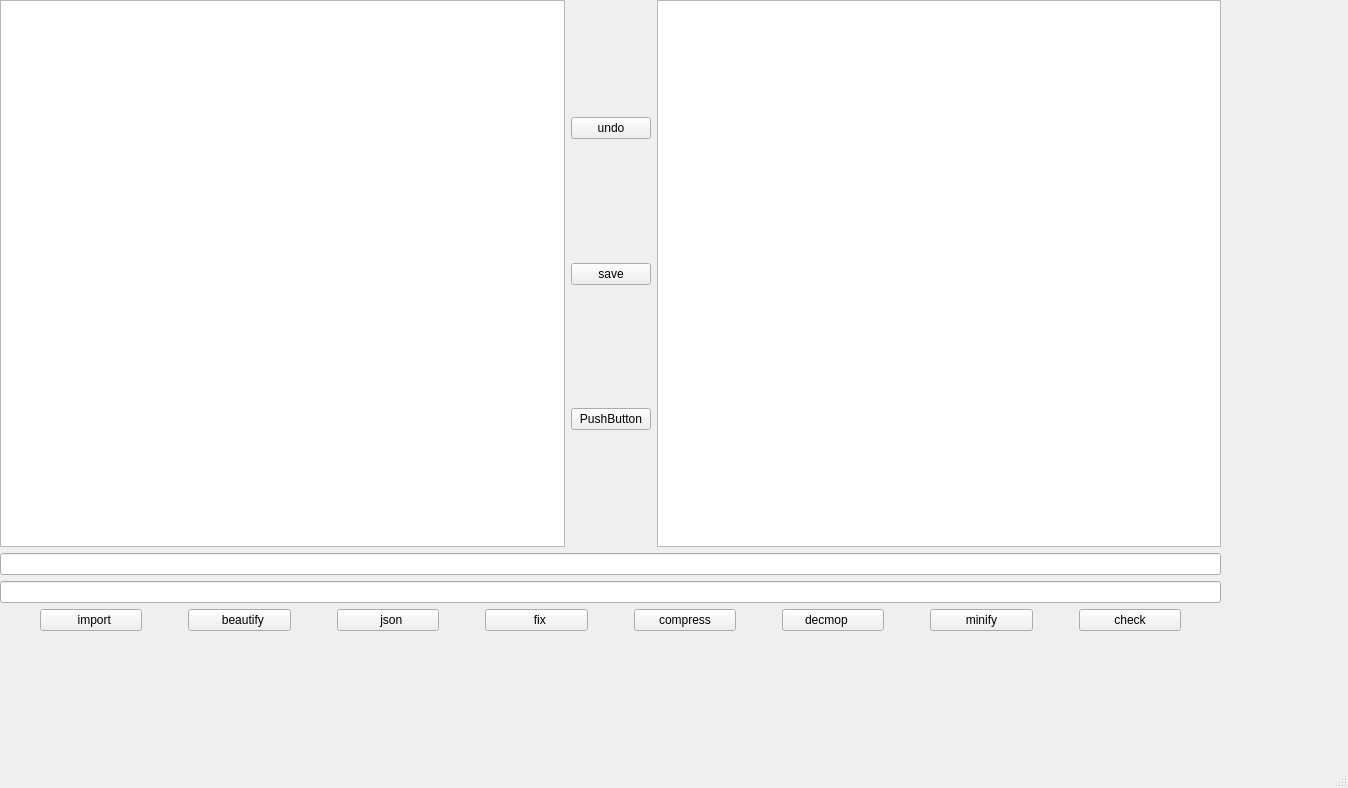
<?xml version="1.0" encoding="UTF-8"?>
<ui version="4.0">
 <class>MainWindow</class>
 <widget class="QMainWindow" name="MainWindow">
  <property name="geometry">
   <rect>
    <x>0</x>
    <y>0</y>
    <width>1348</width>
    <height>788</height>
   </rect>
  </property>
  <property name="sizePolicy">
   <sizepolicy hsizetype="Expanding" vsizetype="Expanding">
    <horstretch>0</horstretch>
    <verstretch>0</verstretch>
   </sizepolicy>
  </property>
  <property name="windowTitle">
   <string>MainWindow</string>
  </property>
  <widget class="QWidget" name="centralwidget">
   <property name="sizePolicy">
    <sizepolicy hsizetype="Expanding" vsizetype="Expanding">
     <horstretch>0</horstretch>
     <verstretch>0</verstretch>
    </sizepolicy>
   </property>
   <widget class="QWidget" name="verticalLayoutWidget">
    <property name="geometry">
     <rect>
      <x>0</x>
      <y>0</y>
      <width>1221</width>
      <height>631</height>
     </rect>
    </property>
    <layout class="QVBoxLayout" name="verticalLayout" stretch="0,0,0,1">
     <property name="sizeConstraint">
      <enum>QLayout::SetDefaultConstraint</enum>
     </property>
     <item>
      <layout class="QHBoxLayout" name="horizontalLayout_2" stretch="0,0,0">
       <item>
        <widget class="QPlainTextEdit" name="plainTextEdit">
         <property name="tabChangesFocus">
          <bool>false</bool>
         </property>
         <property name="tabStopDistance">
          <double>40.000000000000000</double>
         </property>
        </widget>
       </item>
       <item>
        <layout class="QVBoxLayout" name="verticalLayout_2">
         <item>
          <spacer name="verticalSpacer_3">
           <property name="orientation">
            <enum>Qt::Vertical</enum>
           </property>
           <property name="sizeHint" stdset="0">
            <size>
             <width>20</width>
             <height>40</height>
            </size>
           </property>
          </spacer>
         </item>
         <item>
          <widget class="QPushButton" name="undo">
           <property name="text">
            <string>undo</string>
           </property>
          </widget>
         </item>
         <item>
          <spacer name="verticalSpacer_2">
           <property name="orientation">
            <enum>Qt::Vertical</enum>
           </property>
           <property name="sizeHint" stdset="0">
            <size>
             <width>20</width>
             <height>40</height>
            </size>
           </property>
          </spacer>
         </item>
         <item>
          <widget class="QPushButton" name="save">
           <property name="text">
            <string>save</string>
           </property>
          </widget>
         </item>
         <item>
          <spacer name="verticalSpacer">
           <property name="orientation">
            <enum>Qt::Vertical</enum>
           </property>
           <property name="sizeHint" stdset="0">
            <size>
             <width>20</width>
             <height>40</height>
            </size>
           </property>
          </spacer>
         </item>
         <item>
          <widget class="QPushButton" name="redo">
           <property name="text">
            <string>PushButton</string>
           </property>
          </widget>
         </item>
         <item>
          <spacer name="verticalSpacer_4">
           <property name="orientation">
            <enum>Qt::Vertical</enum>
           </property>
           <property name="sizeHint" stdset="0">
            <size>
             <width>20</width>
             <height>40</height>
            </size>
           </property>
          </spacer>
         </item>
        </layout>
       </item>
       <item>
        <widget class="QPlainTextEdit" name="plainTextEdit_2">
         <property name="tabStopDistance">
          <double>40.000000000000000</double>
         </property>
        </widget>
       </item>
      </layout>
     </item>
     <item>
      <widget class="QLineEdit" name="lineEdit"/>
     </item>
     <item>
      <widget class="QLineEdit" name="lineEdit_2"/>
     </item>
     <item>
      <layout class="QHBoxLayout" name="horizontalLayout">
       <item>
        <spacer name="horizontalSpacer_4">
         <property name="orientation">
          <enum>Qt::Horizontal</enum>
         </property>
         <property name="sizeType">
          <enum>QSizePolicy::Minimum</enum>
         </property>
         <property name="sizeHint" stdset="0">
          <size>
           <width>40</width>
           <height>20</height>
          </size>
         </property>
        </spacer>
       </item>
       <item>
        <widget class="QPushButton" name="importButton">
         <property name="text">
          <string>  import</string>
         </property>
        </widget>
       </item>
       <item>
        <spacer name="horizontalSpacer">
         <property name="orientation">
          <enum>Qt::Horizontal</enum>
         </property>
         <property name="sizeType">
          <enum>QSizePolicy::Minimum</enum>
         </property>
         <property name="sizeHint" stdset="0">
          <size>
           <width>40</width>
           <height>20</height>
          </size>
         </property>
        </spacer>
       </item>
       <item>
        <widget class="QPushButton" name="beautify">
         <property name="text">
          <string>  beautify</string>
         </property>
        </widget>
       </item>
       <item>
        <spacer name="horizontalSpacer_7">
         <property name="orientation">
          <enum>Qt::Horizontal</enum>
         </property>
         <property name="sizeType">
          <enum>QSizePolicy::Minimum</enum>
         </property>
         <property name="sizeHint" stdset="0">
          <size>
           <width>40</width>
           <height>20</height>
          </size>
         </property>
        </spacer>
       </item>
       <item>
        <widget class="QPushButton" name="json">
         <property name="text">
          <string>  json</string>
         </property>
        </widget>
       </item>
       <item>
        <spacer name="horizontalSpacer_3">
         <property name="orientation">
          <enum>Qt::Horizontal</enum>
         </property>
         <property name="sizeType">
          <enum>QSizePolicy::Minimum</enum>
         </property>
         <property name="sizeHint" stdset="0">
          <size>
           <width>40</width>
           <height>20</height>
          </size>
         </property>
        </spacer>
       </item>
       <item>
        <widget class="QPushButton" name="fix">
         <property name="text">
          <string>  fix</string>
         </property>
        </widget>
       </item>
       <item>
        <spacer name="horizontalSpacer_5">
         <property name="orientation">
          <enum>Qt::Horizontal</enum>
         </property>
         <property name="sizeType">
          <enum>QSizePolicy::Minimum</enum>
         </property>
         <property name="sizeHint" stdset="0">
          <size>
           <width>40</width>
           <height>20</height>
          </size>
         </property>
        </spacer>
       </item>
       <item>
        <widget class="QPushButton" name="compress">
         <property name="text">
          <string>compress</string>
         </property>
        </widget>
       </item>
       <item>
        <spacer name="horizontalSpacer_2">
         <property name="orientation">
          <enum>Qt::Horizontal</enum>
         </property>
         <property name="sizeType">
          <enum>QSizePolicy::Minimum</enum>
         </property>
         <property name="sizeHint" stdset="0">
          <size>
           <width>40</width>
           <height>20</height>
          </size>
         </property>
        </spacer>
       </item>
       <item>
        <widget class="QPushButton" name="decompress">
         <property name="text">
          <string>decmop    </string>
         </property>
        </widget>
       </item>
       <item>
        <spacer name="horizontalSpacer_6">
         <property name="orientation">
          <enum>Qt::Horizontal</enum>
         </property>
         <property name="sizeType">
          <enum>QSizePolicy::Minimum</enum>
         </property>
         <property name="sizeHint" stdset="0">
          <size>
           <width>40</width>
           <height>20</height>
          </size>
         </property>
        </spacer>
       </item>
       <item>
        <widget class="QPushButton" name="minify">
         <property name="text">
          <string>minify</string>
         </property>
        </widget>
       </item>
       <item>
        <spacer name="horizontalSpacer_8">
         <property name="orientation">
          <enum>Qt::Horizontal</enum>
         </property>
         <property name="sizeType">
          <enum>QSizePolicy::Minimum</enum>
         </property>
         <property name="sizeHint" stdset="0">
          <size>
           <width>40</width>
           <height>20</height>
          </size>
         </property>
        </spacer>
       </item>
       <item>
        <widget class="QPushButton" name="check">
         <property name="text">
          <string>check</string>
         </property>
        </widget>
       </item>
       <item>
        <spacer name="horizontalSpacer_9">
         <property name="orientation">
          <enum>Qt::Horizontal</enum>
         </property>
         <property name="sizeType">
          <enum>QSizePolicy::Minimum</enum>
         </property>
         <property name="sizeHint" stdset="0">
          <size>
           <width>40</width>
           <height>20</height>
          </size>
         </property>
        </spacer>
       </item>
      </layout>
     </item>
    </layout>
   </widget>
  </widget>
  <widget class="QMenuBar" name="menubar">
   <property name="geometry">
    <rect>
     <x>0</x>
     <y>0</y>
     <width>1348</width>
     <height>23</height>
    </rect>
   </property>
  </widget>
  <widget class="QStatusBar" name="statusbar"/>
 </widget>
 <resources/>
 <connections/>
</ui>
